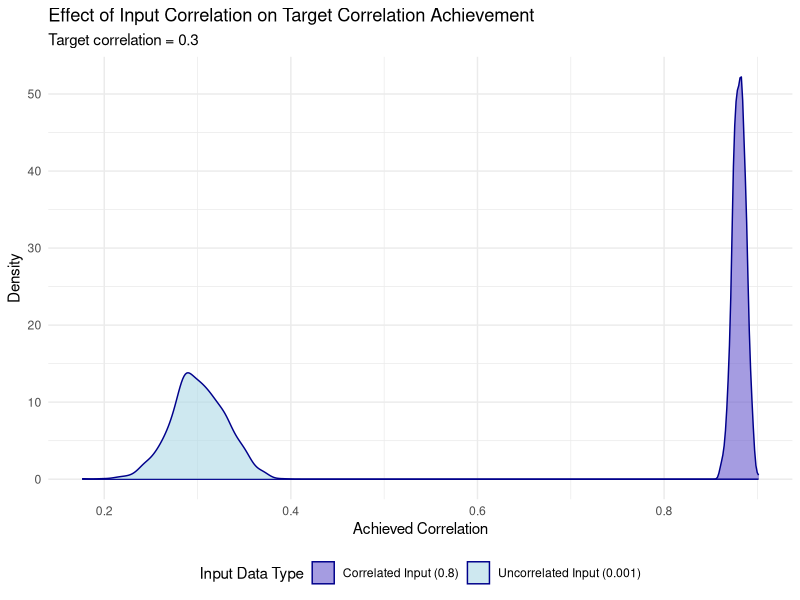

Here is the R script that generated this plot:
## ---- chunk 1

# Load required packages
library(ggplot2)
library(dplyr)

# 1. Define your target correlation matrix
cor_mat <- matrix(c(1, 0.3, 
                   0.3, 1), nrow = 2, byrow = TRUE)

# 2. Apply Cholesky decomposition
chol_mat <- chol(cor_mat)

# 3. Generate uncorrelated random numbers
old_random <- matrix(rnorm(2000), ncol = 2)

# 4. Transform to create correlation
new_random <- old_random %*% chol_mat

# Verify the correlation
cor(new_random)
## ---- chunk 2

# What happens with already correlated input?
simulate_correlation <- function(input_correlation, target = 0.3) {
  results <- replicate(1000, {
    # Create input with specified correlation
    x <- rnorm(1000)
    y <- input_correlation * x + rnorm(1000, sd = sqrt(1 - input_correlation^2))
    
    # Apply our method
    old_random <- cbind(x, y)
    chol_mat <- chol(matrix(c(1, target, target, 1), ncol = 2))
    new_random <- old_random %*% chol_mat
    
    # Return resulting correlation
    cor(new_random)[1,2]
  })
  return(results)
}

# Compare results with different input correlations
correlated_results <- simulate_correlation(0.8, target = 0.3)
uncorrelated_results <- simulate_correlation(0.001, target = 0.3)

# Create data frame for ggplot2
plot_data <- data.frame(
  correlation = c(correlated_results, uncorrelated_results),
  input_type = factor(rep(c("Correlated Input (0.8)", "Uncorrelated Input (0.001)"), 
                         each = length(correlated_results)))
)

# Create density plot with ggplot2
ggplot(plot_data, aes(x = correlation, fill = input_type, color = input_type)) +
  geom_density(alpha = 0.6) +
  labs(title = "Effect of Input Correlation on Target Correlation Achievement",
       subtitle = "Target correlation = 0.3",
       x = "Achieved Correlation",
       y = "Density",
       fill = "Input Data Type",
       color = "Input Data Type") +
  theme_minimal() +
  theme(legend.position = "bottom") +
  scale_fill_manual(values = c("slateblue", "lightblue")) +
  scale_color_manual(values = c("darkblue", "darkblue"))
## ---- chunk 3

# Different distributions cause problems
set.seed(123)
x1 <- rchisq(1000, df = 3)  # Chi-squared (skewed)
y1 <- rnorm(1000)           # Normal (symmetric)
old_mixed <- cbind(x1, y1)

# Same distribution works better
x2 <- rchisq(1000, df = 3)
y2 <- rchisq(1000, df = 3)
old_same <- cbind(x2, y2)

# Apply the same transformation to both
chol_mat <- chol(matrix(c(1, 0.7, 0.7, 1), ncol = 2))
new_mixed <- old_mixed %*% chol_mat
new_same <- old_same %*% chol_mat

# Compare results
cat("Target correlation: 0.7\n")
cat("Mixed distributions result:", round(cor(new_mixed)[1,2], 3), "\n")
cat("Same distribution result:", round(cor(new_same)[1,2], 3))
## ---- chunk 4

# Original positive-only distribution
x <- rchisq(1000, df = 3)  # Always positive
y <- rchisq(1000, df = 3)  # Always positive
old_random <- cbind(x, y)

# Apply negative correlation
chol_mat <- chol(matrix(c(1, -0.7, -0.7, 1), ncol = 2))
new_random <- old_random %*% chol_mat

# Check what happened
cat("Original data range:", round(range(old_random), 2), "\n")
cat("Transformed data range:", round(range(new_random), 2), "\n")
cat("Negative values in result:", sum(new_random < 0), "out of", length(new_random))
## ---- chunk 5

# Load the package
library(mvtnorm)

# Define means and covariance matrix
means <- c(10, 20)  # Mean for each variable
sigma <- matrix(c(4, 2,   # Covariance matrix
                  2, 3), ncol = 2)

# See the implied correlation
cov2cor(sigma)

# Generate correlated normal data in one step
x <- rmvnorm(n = 1000, mean = means, sigma = sigma)

# Verify the result
round(cor(x), 3)
